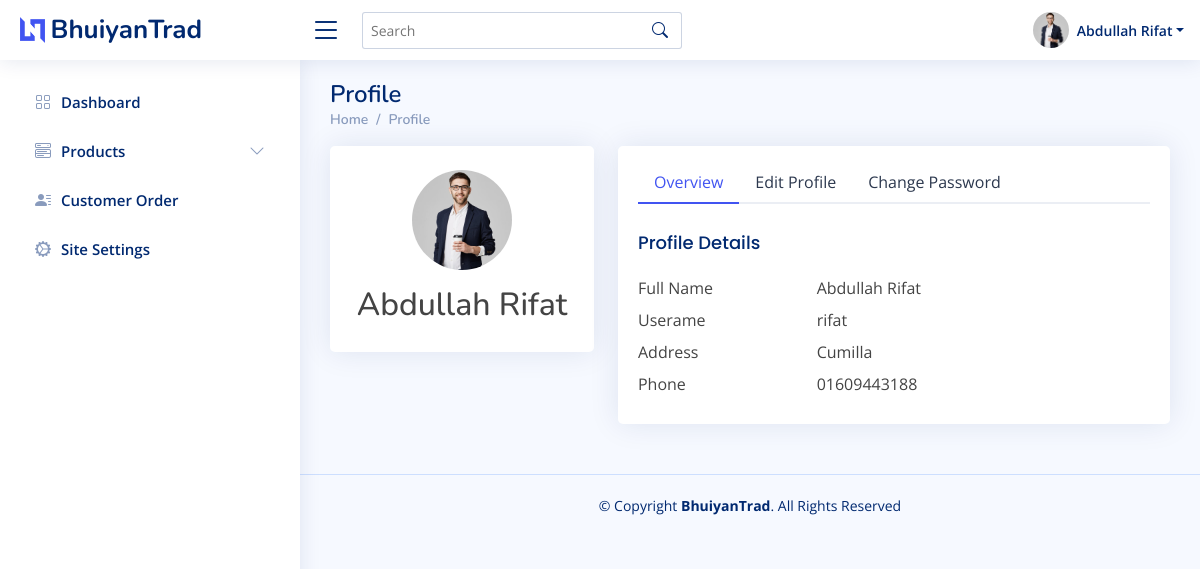
Screenshot of /user/profile/ (signed in) with the database file from the repository.
### backend/models.py (models this page shows, shortened)
class User(AbstractUser):
    @property
    def is_admin(self):
        if hasattr(self, 'admin'):
            return True
        return False

class Admin(models.Model):
    user = models.OneToOneField(User, on_delete=models.CASCADE)
    name = models.CharField(max_length=120, unique=True)
    address = models.CharField(max_length=220)
    phone = models.CharField(max_length=11)
    image = models.ImageField(upload_to=user_path);
    created_date = models.DateField(auto_now_add=True)

### backend/decorators.py (the view)
    def wrapper_func(request, *args, **kwargs):
        if request.user.is_admin:
            return view_func(request, *args, **kwargs)
        else:
            logout(request)
            return redirect('backend:login')

### backend/views.py (called while the page is built, shortened)
@login_required
@is_admin
def Profile(request):
    user = Admin.objects.get(user=request.user)
    old_img = user.image.path
    return render(request, 'profile.html')

### backend/templates/profile.html (shortened to what this page needs)
{% extends 'asset/base.html' %} {% load static %} {% block content %}
<main id="main" class="main">
    <div class="pagetitle">
        <h1>Profile</h1>
        <nav>
            <ol class="breadcrumb">
                <li class="breadcrumb-item"><a href="{% url 'backend:dashboard' %}">Home</a></li>
                <li class="breadcrumb-item"><a href="{% url 'backend:profile' %}">Profile</a></li>
            </ol>
        </nav>
    </div>
    <section class="section dashboard">
        <div class="row">
            <div class="col-xl-4">
                <div class="card">
                    <div class="card-body profile-card pt-4 d-flex flex-column align-items-center">
                        <img style="height: 100px;" src="{{request.user.admin.image.url}}" alt="Profile" class="rounded-circle">
                        <h2 class="mt-3">{{request.user.admin.name}}</h2>
                    </div>
                </div>
            </div>
            <div class="col-xl-8">
                <div class="card">
                    <div class="card-body pt-3">
                        <ul class="nav nav-tabs nav-tabs-bordered">
                            <li class="nav-item">
                                <button class="nav-link active" data-bs-toggle="tab" data-bs-target="#profile-overview">Overview</button>
                            </li>
                            <li class="nav-item">
                                <button class="nav-link" data-bs-toggle="tab" data-bs-target="#profile-edit">Edit Profile</button>
                            </li>
                            <li class="nav-item">
                                <button class="nav-link" data-bs-toggle="tab" data-bs-target="#profile-change-password">Change Password</button>
                            </li>
                        </ul>
                        <div class="tab-content pt-2">
                            <div class="tab-pane fade show active profile-overview" id="profile-overview">
                                <h5 class="card-title">Profile Details</h5>
                                <div class="row mb-2">
                                    <div class="col-4 label ">Full Name</div>
                                    <div class="col-6">{{request.user.admin.name}}</div>
                                </div>
                                <div class="row mb-2">
                                    <div class="col-4 label ">Userame</div>
                                    <div class="col-6">{{request.user}}</div>
                                </div>
                                <div class="row mb-2">
                                    <div class="col-4 label">Address</div>
                                    <div class="col-6">{{request.user.admin.address}}</div>
                                </div>
                                <div class="row mb-2">
                                    <div class="col-4 label">Phone</div>
                                    <div class="col-6">{{request.user.admin.phone}}</div>
                                </div>
                            </div>
                        </div>
                    </div>
                </div>
            </div>
        </div>
    </section>
</main>
{% endblock %}

### backend/templates/asset/header.html (shortened to what this page needs)
 {% load static %}
<header id="header" class="header fixed-top d-flex align-items-center">
    <div class="d-flex align-items-center justify-content-between">
        <a href="index.html" class="logo d-flex align-items-center">
            <img src="{% static 'assets/img/logo.png' %}" alt="">
            <span class="d-none d-lg-block">BhuiyanTrad</span>
        </a>
        <i class="bi bi-list toggle-sidebar-btn"></i>
    </div>
    <div class="search-bar">
        <form class="search-form d-flex align-items-center" method="POST" action="#">
            <input type="text" name="query" placeholder="Search" title="Enter search keyword">
            <button type="submit" title="Search"><i class="bi bi-search"></i></button>
        </form>
    </div>
    <nav class="header-nav ms-auto">
        <ul class="d-flex align-items-center">
            <li class="nav-item dropdown pe-3">
                <a class="nav-link nav-profile d-flex align-items-center pe-0" href="#" data-bs-toggle="dropdown">
                    <img src="{{request.user.admin.image.url}}" alt="Profile" class="rounded-circle">
                    <span class="d-none d-md-block dropdown-toggle ps-2">{{request.user.admin.name}}</span>
                </a>
            </li>
        </ul>
    </nav>
</header>

### static/backend/assets/css/style.css (style rules this page uses)
:root { scroll-behavior: smooth; }
body { font-family: "Open Sans", sans-serif; background: #f6f9ff; color: #444444; }
a { color: #4154f1; text-decoration: none; }
h1, h2, h3, h4, h5, h6 { font-family: "Nunito", sans-serif; }
#main { margin-top: 60px; padding: 20px 30px; transition: all 0.3s; }
.pagetitle { margin-bottom: 10px; }
.pagetitle h1 { font-size: 24px; margin-bottom: 0; font-weight: 600; color: #012970; }
.card { margin-bottom: 30px; border: none; border-radius: 5px; box-shadow: 0px 0 30px rgba(1, 41, 112, 0.1); }
.card-title { padding: 20px 0 15px 0; font-size: 18px; font-weight: 500; color: #012970; font-family: "Poppins", sans-serif; }
.card-body { padding: 0 20px 20px 20px; }
.breadcrumb { font-size: 14px; font-family: "Nunito", sans-serif; color: #899bbd; font-weight: 600; }
.breadcrumb a { color: #899bbd; transition: 0.3s; }
.breadcrumb .breadcrumb-item::before { color: #899bbd; }
.nav-tabs-bordered { border-bottom: 2px solid #ebeef4; }
.nav-tabs-bordered .nav-link { margin-bottom: -2px; border: none; color: #2c384e; }
.nav-tabs-bordered .nav-link.active { background-color: #fff; color: #4154f1; border-bottom: 2px solid #4154f1; }
.logo { line-height: 1; }
@media (min-width: 1200px) { .logo { width: 280px; } }
.logo img { max-height: 26px; margin-right: 6px; }
.logo span { font-size: 26px; font-weight: 700; color: #012970; font-family: "Nunito", sans-serif; }
.header { transition: all 0.5s; z-index: 997; height: 60px; box-shadow: 0px 2px 20px rgba(1, 41, 112, 0.1); background-color: #fff; padding-left: 20px; }
.header .toggle-sidebar-btn { font-size: 32px; padding-left: 10px; cursor: pointer; color: #012970; }
.header .search-bar { min-width: 360px; padding: 0 20px; }
.header .search-form { width: 100%; }
.header .search-form input { border: 0; font-size: 14px; color: #012970; border: 1px solid rgba(1, 41, 112, 0.2); padding: 7px 38px 7px 8px; border-radius: 3px; transition: 0.3s; width: 100%; }
.header .search-form button { border: 0; padding: 0; margin-left: -30px; background: none; }
.header .search-form button i { color: #012970; }
.header-nav ul { list-style: none; }
.header-nav>ul { margin: 0; padding: 0; }
.header-nav .nav-profile { color: #012970; }
.header-nav .nav-profile img { max-height: 36px; }
.header-nav .nav-profile span { font-size: 14px; font-weight: 600; }
@media (min-width: 1200px) { #main, #footer { margin-left: 300px; } }

### rows the page displays
User: user.admin.image (picture), user.admin.name "Abdullah Rifat", user "rifat", user.admin.address "Cumilla", user.admin.phone "01609443188"
